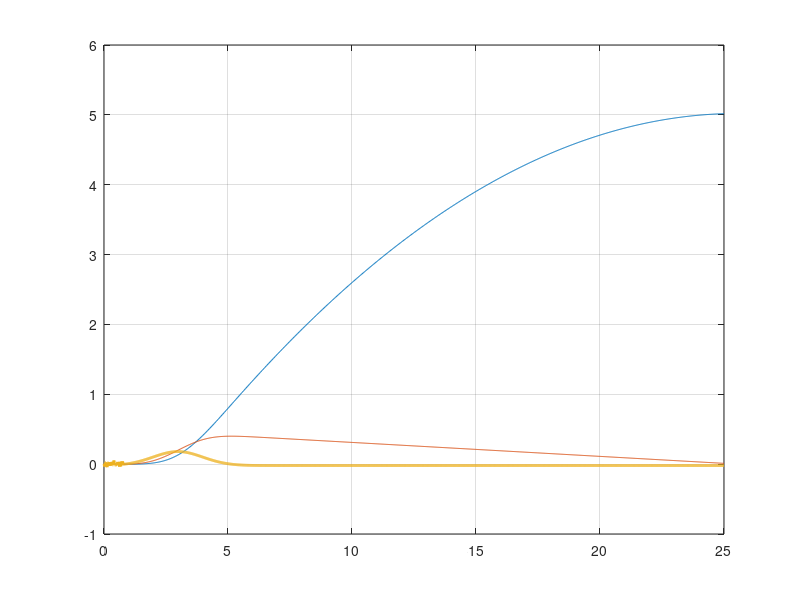

MATLAB code for this plot: (Note: this script raises an error after producing the figure.)
% Time
maxTime = 25; % in seconds
iterations = 1000; 
t = linspace(0,maxTime,iterations);
dt = maxTime/iterations;

% Constants and butts and stuff
Fs = 5;
Fk = 2;
m = 100;
k1 = 10000;
k2 = 10000;

p = 1:iterations;
p(1) = 0;
v = 1:iterations;
v(1) = 0;
a = 1:iterations;

for i = 1:iterations-1
	F = 20*exp(-.5*(dt*i-3)^2);
	
	fs = Fs+(F-Fs)*exp(-k2*abs(F)/Fs);
	f = -sign(v(i))*(Fk+(fs-Fk)*exp(-k1*abs(v(i))));
	a(i) = (1/m)*(F+f);
	
	v(i+1) = v(i)+a(i)*dt;
	p(i+1) = p(i)+v(i)*dt;
end

F = 20*exp(-(dt*(i+1)-3)^2);

fs = Fs+(F-Fs)*exp(-k2*F);
f = Fk+(fs-Fk)*exp(-k1*abs(v(i+1)));
a(i+1) = (1/m)*(F-f);

plot(t,p,t,v,t,a,"LineWidth",2)
grid on
legend("Position","Velocity","Acceleration")